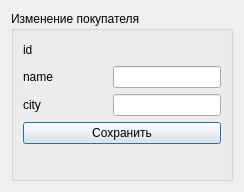
<?xml version="1.0" encoding="UTF-8"?>
<ui version="4.0">
 <class>Dialog</class>
 <widget class="QDialog" name="Dialog">
  <property name="geometry">
   <rect>
    <x>0</x>
    <y>0</y>
    <width>244</width>
    <height>192</height>
   </rect>
  </property>
  <property name="windowTitle">
   <string>Dialog</string>
  </property>
  <layout class="QVBoxLayout" name="verticalLayout">
   <item>
    <widget class="QGroupBox" name="groupBox">
     <property name="title">
      <string>Изменение покупателя</string>
     </property>
     <layout class="QVBoxLayout" name="verticalLayout_2">
      <item>
       <layout class="QHBoxLayout" name="horizontalLayout">
        <item>
         <widget class="QLabel" name="label_id">
          <property name="text">
           <string>id</string>
          </property>
         </widget>
        </item>
        <item>
         <widget class="QLabel" name="label_id_2">
          <property name="text">
           <string/>
          </property>
         </widget>
        </item>
        <item>
         <spacer name="horizontalSpacer_4">
          <property name="orientation">
           <enum>Qt::Horizontal</enum>
          </property>
          <property name="sizeHint" stdset="0">
           <size>
            <width>40</width>
            <height>20</height>
           </size>
          </property>
         </spacer>
        </item>
       </layout>
      </item>
      <item>
       <layout class="QHBoxLayout" name="horizontalLayout_2">
        <item>
         <widget class="QLabel" name="label_name">
          <property name="text">
           <string>name</string>
          </property>
         </widget>
        </item>
        <item>
         <spacer name="horizontalSpacer_3">
          <property name="orientation">
           <enum>Qt::Horizontal</enum>
          </property>
          <property name="sizeHint" stdset="0">
           <size>
            <width>40</width>
            <height>20</height>
           </size>
          </property>
         </spacer>
        </item>
        <item>
         <widget class="QLineEdit" name="lineEdit_name"/>
        </item>
       </layout>
      </item>
      <item>
       <layout class="QHBoxLayout" name="horizontalLayout_3">
        <item>
         <widget class="QLabel" name="label_city">
          <property name="text">
           <string>city</string>
          </property>
         </widget>
        </item>
        <item>
         <spacer name="horizontalSpacer_2">
          <property name="orientation">
           <enum>Qt::Horizontal</enum>
          </property>
          <property name="sizeHint" stdset="0">
           <size>
            <width>40</width>
            <height>20</height>
           </size>
          </property>
         </spacer>
        </item>
        <item>
         <widget class="QLineEdit" name="lineEdit_city"/>
        </item>
       </layout>
      </item>
      <item>
       <layout class="QHBoxLayout" name="horizontalLayout_4"/>
      </item>
      <item>
       <widget class="QPushButton" name="pushButton">
        <property name="text">
         <string>Сохранить</string>
        </property>
       </widget>
      </item>
      <item>
       <spacer name="verticalSpacer">
        <property name="orientation">
         <enum>Qt::Vertical</enum>
        </property>
        <property name="sizeHint" stdset="0">
         <size>
          <width>20</width>
          <height>40</height>
         </size>
        </property>
       </spacer>
      </item>
     </layout>
    </widget>
   </item>
  </layout>
 </widget>
 <resources/>
 <connections/>
</ui>
